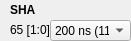
      <widget class="QWidget" name="widget_8" native="true">
       <property name="geometry">
        <rect>
         <x>10</x>
         <y>60</y>
         <width>131</width>
         <height>41</height>
        </rect>
       </property>
       <widget class="QLabel" name="label_490">
        <property name="geometry">
         <rect>
          <x>10</x>
          <y>0</y>
          <width>111</width>
          <height>20</height>
         </rect>
        </property>
        <property name="font">
         <font>
          <weight>75</weight>
          <bold>true</bold>
         </font>
        </property>
        <property name="text">
         <string>SHA</string>
        </property>
       </widget>
       <widget class="QLabel" name="addr_SHA">
        <property name="geometry">
         <rect>
          <x>10</x>
          <y>20</y>
          <width>101</width>
          <height>20</height>
         </rect>
        </property>
        <property name="text">
         <string>65 [1:0]</string>
        </property>
       </widget>
       <widget class="QComboBox" name="comboBox_SHA">
        <property name="geometry">
         <rect>
          <x>50</x>
          <y>20</y>
          <width>81</width>
          <height>21</height>
         </rect>
        </property>
        <item>
         <property name="text">
          <string>200 ns (11)</string>
         </property>
        </item>
        <item>
         <property name="text">
          <string>500 ns (00)</string>
         </property>
        </item>
        <item>
         <property name="text">
          <string>300 ns (01)</string>
         </property>
        </item>
       </widget>
      </widget>
